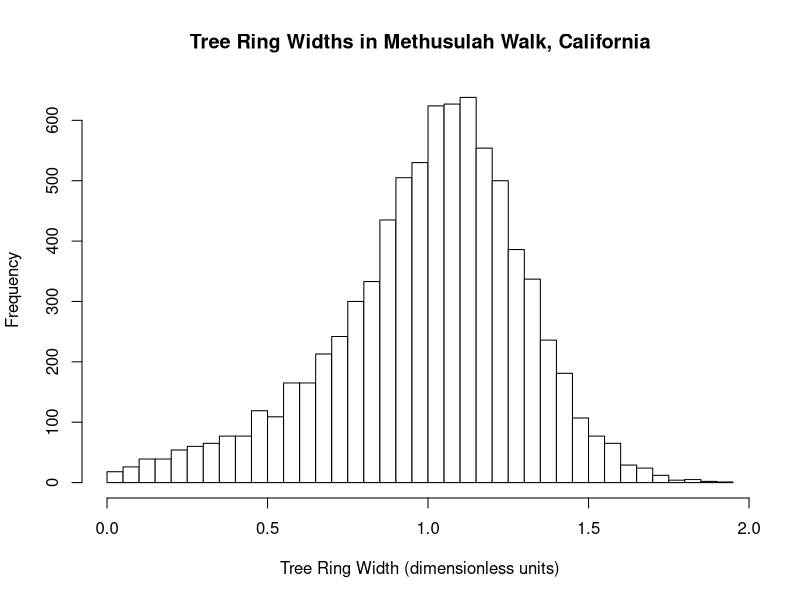
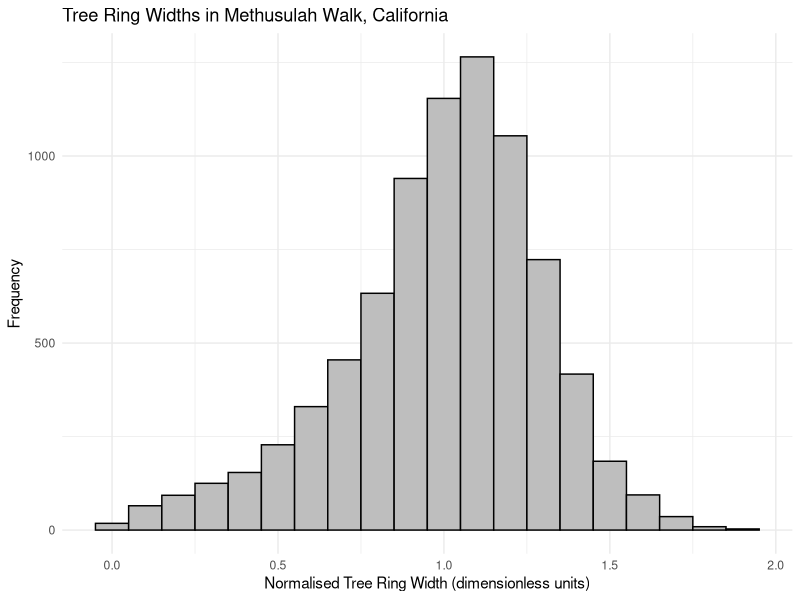
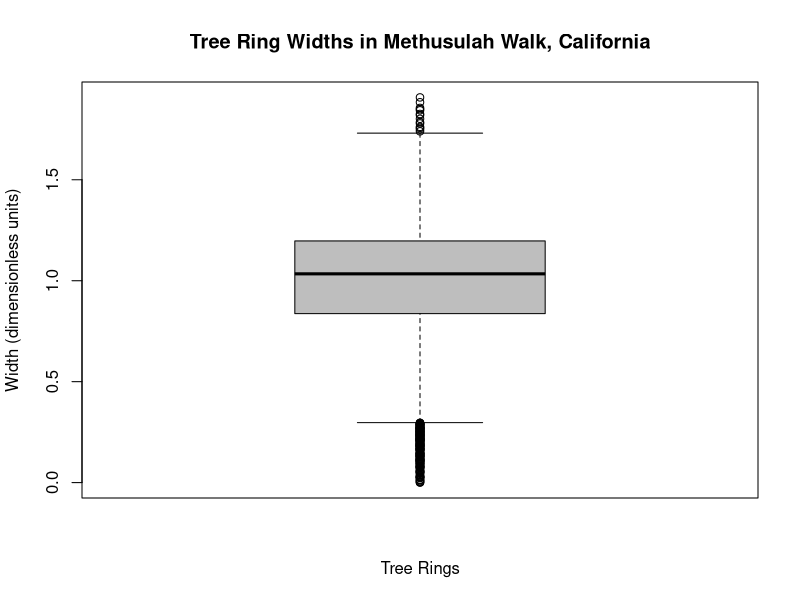
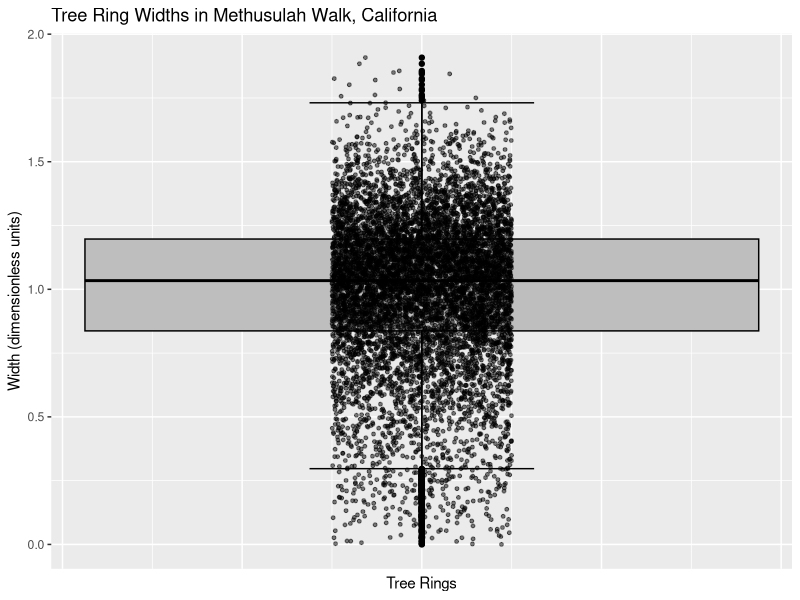
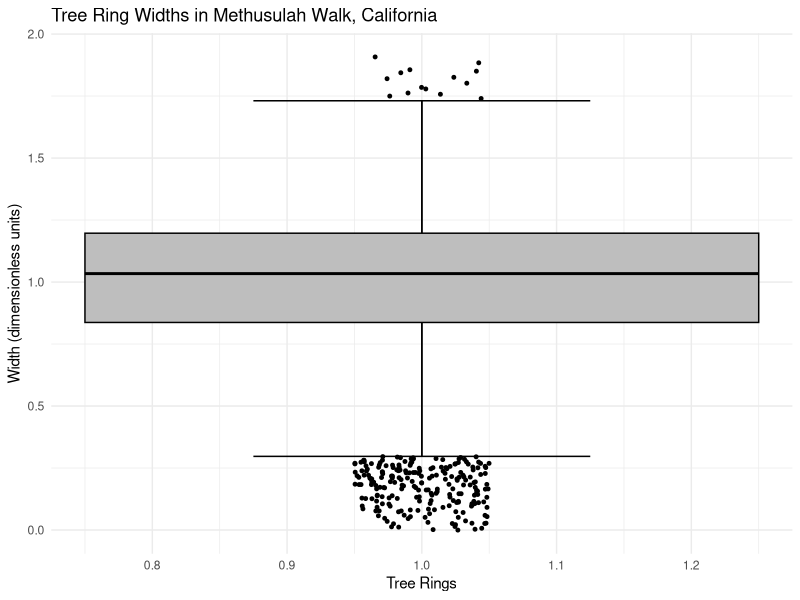

These figures' R source, in order:
library(ggplot2)
library(datasets)

hist(treering, 
     main = "Tree Ring Widths in Methusulah Walk, California", 
     xlab = "Tree Ring Width (dimensionless units)", 
     ylab = "Frequency", 
     col = "white", 
     border = "black", 
     breaks = 30)

data <- data.frame(tree_ring = treering)

ggplot(data, aes(x = tree_ring)) +
  geom_histogram(binwidth = 0.1, fill = "gray", color = "black") +
  labs(title = "Tree Ring Widths in Methusulah Walk, California",
       x = "Normalised Tree Ring Width (dimensionless units)",
       y = "Frequency") +
  theme_minimal()

mean(treering)
median(treering)
sd(treering)
IQR(treering)

boxplot(treering, 
        main = "Tree Ring Widths in Methusulah Walk, California", 
        xlab = "Tree Rings", 
        ylab = "Width (dimensionless units)", 
        col = "gray", 
        border = "black")

treering_df <- data.frame(width = as.vector(treering))

ggplot(treering_df, aes(x = 1, y = width)) +
  stat_boxplot(geom = "errorbar", width=0.25) +
  geom_boxplot(fill = "gray", color = "black") +
  geom_jitter(width = 0.1, alpha = 0.5, size = 1) +  # Add jitter
  labs(title = "Tree Ring Widths in Methusulah Walk, California",
       x = "Tree Rings",
       y = "Width (dimensionless units)") +
  theme(axis.text.x = element_blank(), axis.ticks.x = element_blank())

library(dplyr)

coef <- 1.5
lower_quantile <- quantile(treering_df$width, 0.25)
upper_quantile <- quantile(treering_df$width, 0.75)
iqr <- upper_quantile - lower_quantile

outliers <- treering_df %>%
  filter(width < lower_quantile - coef * iqr | width > upper_quantile + coef * iqr)



ggplot(treering_df, aes(x = 1, y = width)) +
  stat_boxplot(geom = "errorbar", width=0.25) +
  geom_boxplot(fill = "grey",width=0.5, color = "black", outlier.shape = NA) +
  geom_jitter(data = outliers, width = 0.05, alpha = 1, size = 1) +  # Add jitter for outliers
  labs(title = "Tree Ring Widths in Methusulah Walk, California",
       x = "Tree Rings",
       y = "Width (dimensionless units)") +
  theme_minimal()
  
